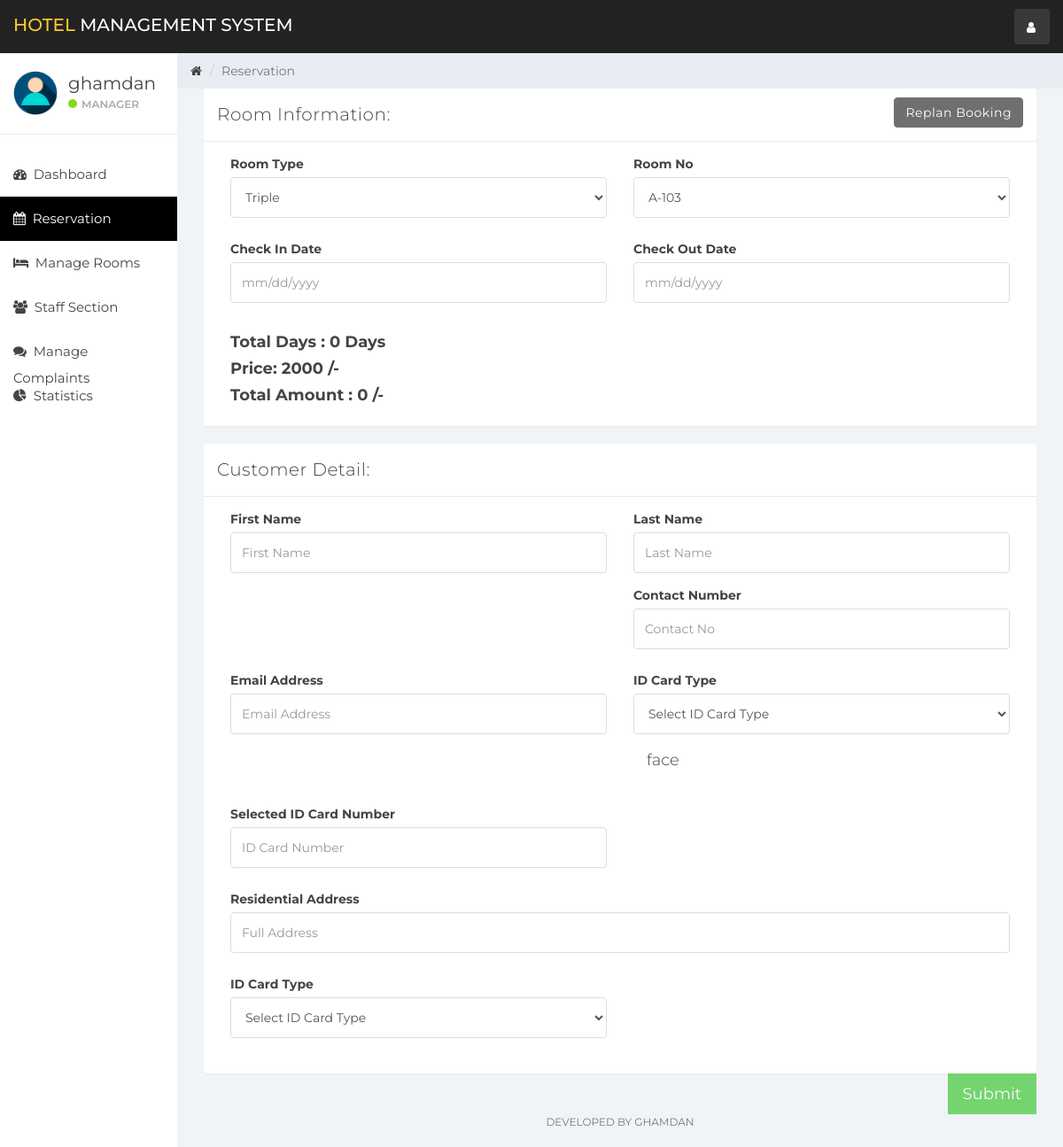
The page /index.php?reservation&room_id=3&room_type_id=3 (signed in) on the database its author committed.
### tables this page shows
CREATE TABLE `user` (
  `id` int(11) NOT NULL,
  `name` varchar(100) NOT NULL,
  `username` varchar(15) NOT NULL,
  `email` varchar(100) NOT NULL,
  `password` varchar(100) NOT NULL,
  `created_at` timestamp NOT NULL DEFAULT CURRENT_TIMESTAMP
);

CREATE TABLE `room` (
  `room_id` int(10) NOT NULL,
  `room_type_id` int(10) NOT NULL,
  `room_no` varchar(10) NOT NULL,
  `status` tinyint(1) DEFAULT NULL,
  `check_in_status` tinyint(1) NOT NULL,
  `check_out_status` tinyint(1) NOT NULL,
  `deleteStatus` tinyint(1) DEFAULT '0'
);

CREATE TABLE `room_type` (
  `room_type_id` int(10) NOT NULL,
  `room_type` varchar(100) NOT NULL,
  `price` int(10) NOT NULL,
  `max_person` int(10) NOT NULL
);

### reservation.php (the view, shortened to what this page needs)
<?php
if (isset($_GET['room_id'])){
    $get_room_id = $_GET['room_id'];
    $get_room_sql = "SELECT * FROM room NATURAL JOIN room_type WHERE room_id = '$get_room_id'";
    $get_room_result = mysqli_query($connection,$get_room_sql);
    $get_room = mysqli_fetch_assoc($get_room_result);
    $get_room_type_id = $get_room['room_type_id'];
    $get_room_type = $get_room['room_type'];
    $get_room_no = $get_room['room_no'];
    $get_room_price = $get_room['price'];
}
?>
<div class="col-sm-9 col-sm-offset-3 col-lg-10 col-lg-offset-2 main">
    <div class="row">
        <ol class="breadcrumb">
            <li><a href="#">
                    <em class="fa fa-home"></em>
                </a></li>
            <li class="active">Reservation</li>
        </ol>
    </div>
    <div class="row">
        <div class="col-lg-12">
            <form role="form" id="booking" data-toggle="validator">
                <div class="col-lg-12">
                    <?php
                    if (isset($_GET['room_id'])){?>
                        <div class="panel panel-default">
                            <div class="panel-heading">Room Information:
                                <a class="btn btn-secondary pull-right" href="index.php?room_mang">Replan Booking</a>
                            </div>
                            <div class="panel-body">
                                <div class="form-group col-lg-6">
                                    <label>Room Type</label>
                                    <select class="form-control" id="room_type" data-error="Select Room Type" required>
                                        <option selected value="<?php echo $get_room_type_id; ?>"><?php echo $get_room_type; ?></option>
                                    </select>
                                </div>
                                <div class="form-group col-lg-6">
                                    <label>Room No</label>
                                    <select class="form-control" id="room_no" onchange="fetch_price(this.value)" required data-error="Select Room No">
                                        <option selected value="<?php echo $get_room_id; ?>"><?php echo $get_room_no; ?></option>
                                    </select>
                                </div>
                                <div class="form-group col-lg-6">
                                    <label>Check In Date</label>
                                    <input type="text" class="form-control" placeholder="mm/dd/yyyy" id="check_in_date" data-error="Select Check In Date" required>
                                </div>
                                <div class="form-group col-lg-6">
                                    <label>Check Out Date</label>
                                    <input type="text" class="form-control" placeholder="mm/dd/yyyy" id="check_out_date" data-error="Select Check Out Date" required>
                                </div>
                                <div class="col-lg-12">
                                    <h4 style="font-weight: bold">Total Days : <span id="staying_day">0</span> Days</h4>
                                    <h4 style="font-weight: bold">Price: <span id="price"><?php echo $get_room_price; ?></span> /-</h4>
                                    <h4 style="font-weight: bold">Total Amount : <span id="total_price">0</span> /-</h4>
                                </div>
                            </div>
                        </div>
                    <?php }
                    ?>
                    <div class="panel panel-default">
                        <div class="panel-heading">Customer Detail:</div>
                        <div class="panel-body">
                            <div class="form-group col-lg-6">
                                <label>First Name</label>
                                <input class="form-control" placeholder="First Name" id="first_name" data-error="Enter First Name" required>
                            </div>
                            <div class="form-group col-lg-6">
                                <label>Last Name</label>
                                <input class="form-control" placeholder="Last Name" id="last_name">
                            </div>
                            <div class="form-group col-lg-6">
                                <label>Contact Number</label>
                                <input type="number" class="form-control" data-error="Enter Min 10 Digit" data-minlength="10" placeholder="Contact No" id="contact_no" required>
                            </div>
                            <div class="form-group col-lg-6">
                                <label>Email Address</label>
                                <input type="email" class="form-control" placeholder="Email Address" id="email" data-error="Enter Valid Email Address" required>
                            </div>
                            <div class="form-group col-lg-6">
                                <label>ID Card Type</label>
                                <select class="form-control" id="id_card_id" data-error="Select ID Card Type" required onchange="validId(this.value);">
                                    <option selected disabled>Select ID Card Type</option>
                                </select>
 <div class="form-group col-lg-6" >
    <h4>face </h4>
                            </div>
                            </div>
                            <div class="form-group col-lg-6">
                                <label>Selected ID Card Number</label>
                                <input type="text" class="form-control" placeholder="ID Card Number" id="id_card_no" data-error="Enter Valid ID Card No" required>
                            </div>
                            <div class="form-group col-lg-12">
                                <label>Residential Address</label>
                                <input type="text" class="form-control" placeholder="Full Address" id="address" required>
                            </div>
                            <div class="form-group col-lg-6">
                                <label>ID Card Type</label>
                                <select class="form-control" id="id_card_id" data-error="Select ID Card Type" required onchange="validId(this.value);">
                                    <option selected disabled>Select ID Card Type</option>
                                </select>
                        </div>
                    </div>
                    <button type="submit" class="btn btn-lg btn-success pull-right" style="border-radius:0%">Submit</button>
                </div>
            </form>
        </div>
    </div>
    <div class="row">
        <div class="col-sm-12">
            <p class="back-link">Developed By Ghamdan</p>
        </div>
    </div>
</div>

### sidebar.php (shortened to what this page needs)
<div id="sidebar-collapse" class="col-sm-3 col-lg-2 sidebar">
    <div class="profile-sidebar">
        <div class="profile-userpic">
            <img src="img/user.png" class="img-responsive" alt="">
        </div>
        <div class="profile-usertitle">
            <div class="profile-usertitle-name"><?php echo $user['name'];?></div>
            <div class="profile-usertitle-status"><span class="indicator label-success"></span>Manager</div>
        </div>
    </div>
    <ul class="nav menu">
    <?php
        if (isset($_GET['dashboard'])){ ?>
            <li class="active">
                <a href="index.php?dashboard"><em class="fa fa-dashboard">&nbsp;</em>
                    Dashboard
                </a>
            </li>
        <?php } else{?>
            <li>
                <a href="index.php?dashboard"><em class="fa fa-dashboard">&nbsp;</em>
                    Dashboard
                </a>
            </li>
        <?php }
        if (isset($_GET['reservation'])){ ?>
            <li class="active">
            <a href="index.php?reservation"><em class="fa fa-calendar">&nbsp;</em>
                    Reservation
                </a>
            </li>
        <?php }
        if (isset($_GET['room_mang'])){ ?>
            <li class="active">
                <a href="index.php?room_mang"><em class="fa fa-bed">&nbsp;</em>
                    Manage Rooms
                </a>
            </li>
        <?php } else{?>
            <li>
            <a href="index.php?room_mang"><em class="fa fa-bed">&nbsp;</em>
                    Manage Rooms
                </a>
            </li>
        <?php }
        if (isset($_GET['staff_mang'])){ ?>
            <li class="active">
                <a href="index.php?staff_mang"><em class="fa fa-users">&nbsp;</em>
                    Staff Section
                </a>
            </li>
        <?php } else{?>
            <li>
                <a href="index.php?staff_mang"><em class="fa fa-users">&nbsp;</em>
                    Staff Section
                </a>
            </li>
        <?php }
        if (isset($_GET['complain'])){ ?>
            <li class="active">
                <a href="index.php?complain"><em class="fa fa-comments">&nbsp;</em>
                    Manage Complaints
                </a>
            </li>
        <?php } else{?>
            <li>
                <a href="index.php?complain"><em class="fa fa-comments">&nbsp;</em>
                    Manage Complaints
                </a>
            </li>
        <?php }
        ?>
        <?php
        if (isset($_GET['statistics'])){ ?>
            <li class="active">
                <a href="index.php?statistics"><em class="fa fa-pie-chart">&nbsp;</em>
                    Statistics
                </a>
            </li>
        <?php } else{?>
        <li>
            <a href="index.php?statistics"><em class="fa fa-pie-chart">&nbsp;</em>
                Statistics
            </a>
        </li>
<?php }?>
    </ul>
</div>

### css/styles.css (style rules this page uses)
body { background: #f1f4f7; padding-top: 60px; font-size: 14px; color: #444444; font-family: "Montserrat", "Helvetica Neue", Helvetica, Arial, sans-serif; }
p { color: #777; }
a, a:hover, a:focus { color: #444444; }
h1, h2, h3, h4, h5, h6 { color: #444444; }
h3, h4 { font-weight: 300; }
input.form-control { border: 1px solid #ddd; box-shadow: none; height: 46px; }
select.form-control { border: 1px solid #ddd; box-shadow: none; height: 46px; }
.btn-secondary, .btn-secondary:hover, .btn-secondary:focus, .btn-secondary:active, .btn-secondary.active, .open > .dropdown-toggle.btn-secondary, .btn-secondary.disabled, .btn-secondary[disabled], fieldset[disabled] .btn-secondary, .btn-secondary.disabled:hover, .btn-secondary[disabled]:hover, fieldset[disabled] .btn-secondary:hover, .btn-secondary.disabled:focus, .btn-secondary[disabled]:focus, fieldset[disabled] .btn-secondary:focus, .btn-secondary.disabled:active, .btn-secondary[disabled]:active, fieldset[disabled] .btn-secondary:active, .btn-secondary.disabled.active, .btn-secondary[disabled].active, fieldset[disabled] .btn-secondary.active { background-color: #6f6f6f; border-color: #6f6f6f; color: white; }
.btn-success, .btn-success:hover, .btn-success:focus, .btn-success:active, .btn-success.active, .open > .dropdown-toggle.btn-success, .btn-success.disabled, .btn-success[disabled], fieldset[disabled] .btn-success, .btn-success.disabled:hover, .btn-success[disabled]:hover, fieldset[disabled] .btn-success:hover, .btn-success.disabled:focus, .btn-success[disabled]:focus, fieldset[disabled] .btn-success:focus, .btn-success.disabled:active, .btn-success[disabled]:active, fieldset[disabled] .btn-success:active, .btn-success.disabled.active, .btn-success[disabled].active, fieldset[disabled] .btn-success.active { background-color: #32c328; border-color: #32c328; }
.label-success { background-color: #8ad919; }
.panel { border: 0; }
.panel-heading { font-size: 20px; font-weight: 300; letter-spacing: 0.025em; height: 60px; line-height: 38px; }
.panel-default .panel-heading { background: #fff; border-bottom: 1px solid #e9ecf2; color: #444444; }
.sidebar { display: block; padding: 0; display: none; box-shadow: none; background: #fff; }
.sidebar ul { margin: 20px 0px; }
@media (min-width: 768px) { .sidebar { display: block; position: fixed; top: 60px; bottom: 0; left: 0; z-index: 1000; display: block; margin: 0; padding: 0; overflow-x: hidden; overflow-y: auto; } }
.sidebar ul.nav .active a, .sidebar ul.nav li.parent a.active, .sidebar ul.nav .active > a:hover, .sidebar ul.nav li.parent a.active:hover, .sidebar ul.nav .active > a:focus, .sidebar ul.nav li.parent a.active:focus { color: #fff; background-color: #000000; }
.sidebar ul.nav li a { height: 50px; font-size: 15px; line-height: 2em; color: #444444; }
.profile-sidebar { padding: 10px 0; border-bottom: 1px solid #e9ecf2; }
.indicator { width: 10px; height: 10px; display: inline-block; border-radius: 9999px; margin-right: 5px; }
.profile-userpic img { float: left; margin: 10px 0px 0px 15px; width: 50px; height: 50px; border-radius: 9999px !important; }
.profile-usertitle { float: left; text-align: left; margin: 10px 0 0 12px; }
.profile-usertitle-name { font-size: 20px; margin-bottom: 0px; }
.profile-usertitle-status { text-transform: uppercase; color: #aaa; font-size: 12px; font-weight: 600; margin-bottom: 15px; }
.breadcrumb { border-radius: 0; padding: 10px 15px 10px 15px; background: #e9ecf2; margin: 0; }
p.back-link { text-align: center; margin-bottom: 20px; font-size: 12px; text-transform: uppercase; }

### rows shown on the page
user: name "ghamdan"
room: room_type.room_type "Triple", room_no "A-103", room_type.price "2000"
